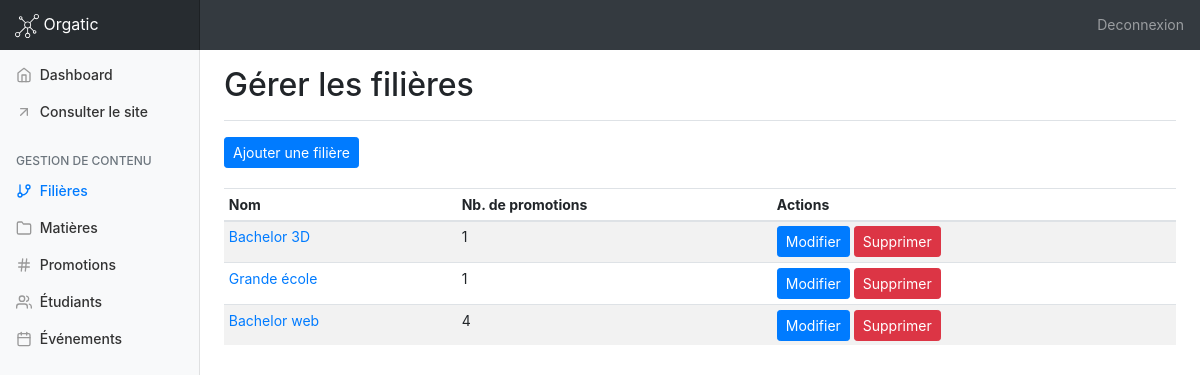
/manage_filieres.php (signed in), run on the app's committed database.
### tables this page shows
CREATE TABLE `filieres` (
  `id` int(11) NOT NULL,
  `name` varchar(255) NOT NULL
);

### models/admin/manage_filieres.php (called while the page is built)
<?php
$stmt = $bdd->prepare('SELECT * FROM filieres ORDER BY id DESC');
$stmt->execute();
$filieres = $stmt->fetchAll();
foreach ($filieres as $key => $fil) {
    $stmt = $bdd->prepare('SELECT count(*) FROM promos WHERE filiereID = ?');
    $stmt->execute([$fil['id']]);
    $filieres[$key]['nb.promos'] = $stmt->fetch()[0];
}

### public/manage_filieres.php (the view, shortened to what this page needs)
<?php
    require_once '../app/config/system.php';
    $title = 'Gérer les filières';
    require_once DIR_MODELS . '/admin/manage_filieres.php';
    require_once INCLUDES . '/admin/header.php';
?>
        <main role="main" class="col-md-9 ml-sm-auto col-lg-10 pt-3 px-4">
            <div class="d-flex justify-content-between flex-wrap flex-md-nowrap align-items-center pb-2 mb-3 border-bottom">
                <h1 class="h2"><?= $title; ?></h1>
            </div>
            <div style="margin-bottom:20px;">
                <a href="add_filiere.php" class="btn btn-sm btn-primary">Ajouter une filière</a>
            </div>
            <div class="table-responsive">
                <table class="table table-striped table-sm">
                    <thead>
                    <tr>
                        <th>Nom</th>
                        <th>Nb. de promotions</th>
                        <th>Actions</th>
                    </tr>
                    </thead>
                    <tbody>
                    <?php
                        foreach ($filieres as $fil) {
                            echo '<tr>';
                            echo '<td><a href="edit_filiere.php?id='.$fil['id'].'">'.htmlentities($fil['name']).'</a></td>';
                            echo '<td>'.$fil['nb.promos'].'</td>';
                            echo '<td><a href="edit_filiere.php?id='.$fil['id'].'" class="btn btn-sm btn-primary">Modifier</a> <a href="do/delete_filiere.php?id='.$fil['id'].'&csrf='.$_SESSION['csrf'].'" class="btn btn-sm btn-danger">Supprimer</a></td>';
                            echo '</tr>';
                        }
                    ?>
                    </tbody>
                </table>
            </div>
        </main>
<?php
require_once INCLUDES . '/admin/footer.php';
?>

### public/assets/admin/css/dashboard.css (style rules this page uses)
body { font-size: .875rem; }
.border-bottom { border-bottom: 1px solid #e5e5e5; }

### data on the page
filieres: name "Bachelor 3D", nb "1"
filieres: name "Grande école", nb "1"
filieres: name "Bachelor web", nb "4"

### other printed values
APP_NAME "Orgatic"
$title "Gérer les filières"
